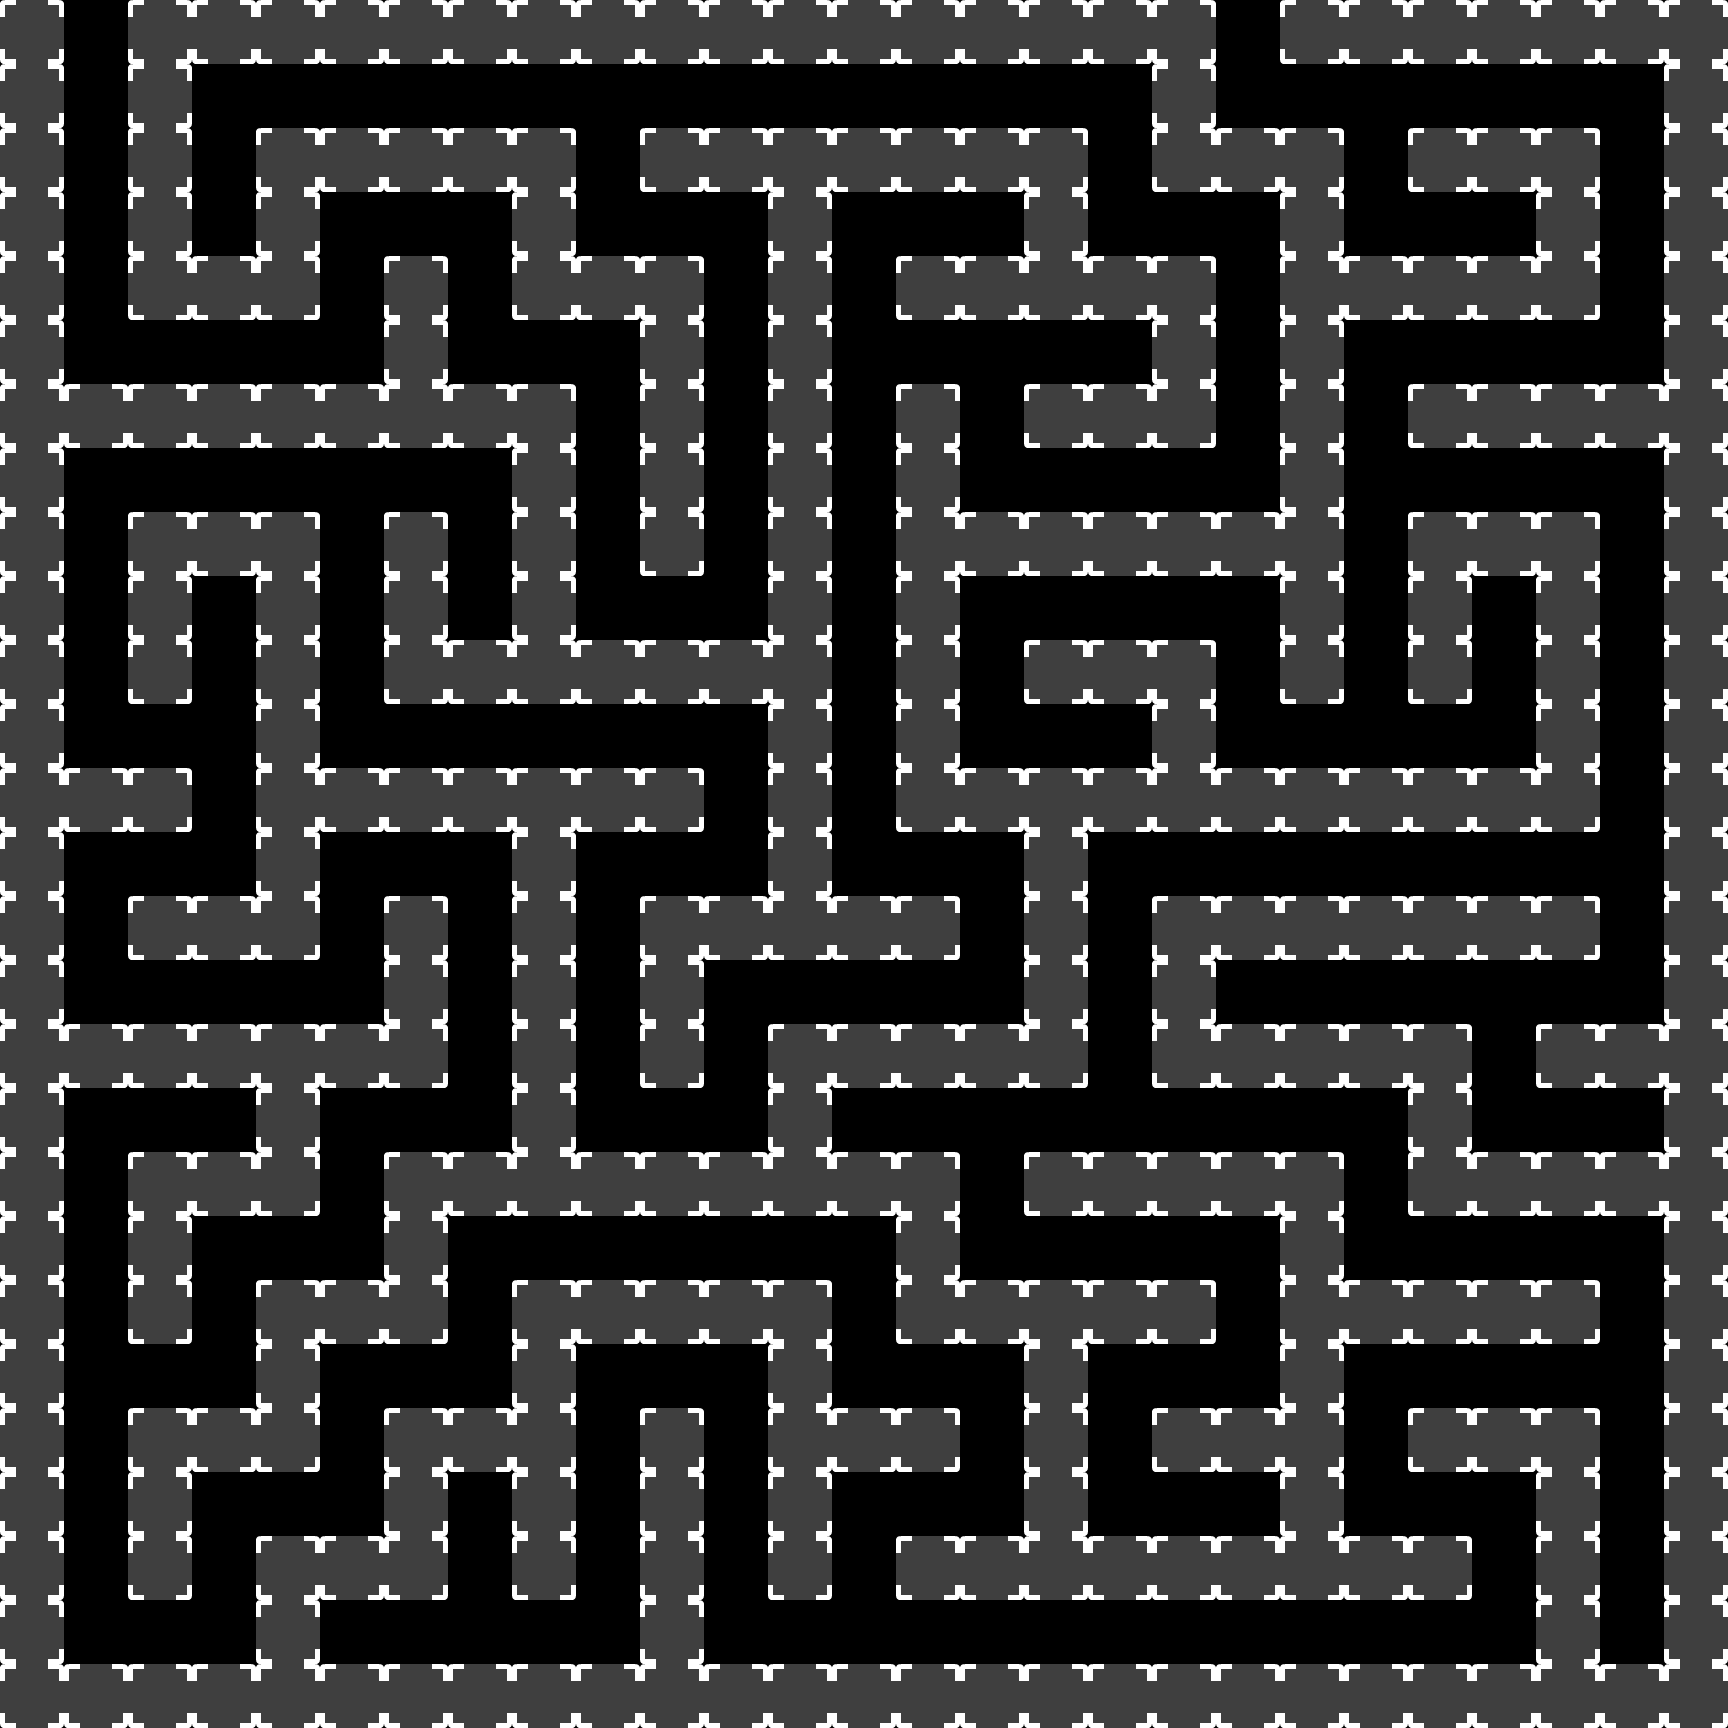

A level layout from a 2D game, rendered from its tile map. Below: a short description, then the map file with tile-grid data replaced by summaries:
An orthogonal 27x27 tile map with 64x64 px tiles, 1 tile layer (Platforms) and 1 object.

<map version="1.2" tiledversion="1.3.3" orientation="orthogonal" renderorder="right-down" width="27" height="27" tilewidth="64" tileheight="64" infinite="0" nextlayerid="4" nextobjectid="4">
 <editorsettings>
  <export target="maze_level4.json" format="json" />
 </editorsettings>
 <tileset firstgid="1" name="kenney_simple_platformer" tilewidth="64" tileheight="64" tilecount="98" columns="14">
  <image source="../tilesets/platformPack_tilesheet.png" width="896" height="448" />
 </tileset>
 <layer id="1" name="Platforms" width="27" height="27">
  <data>[729 cells, 390 non-empty, 1 distinct tile ids]</data>
 </layer>
 <objectgroup id="3" name="Spikes">
  <object id="3" gid="76" x="1216" y="64" width="64" height="64" />
 </objectgroup>
</map>
